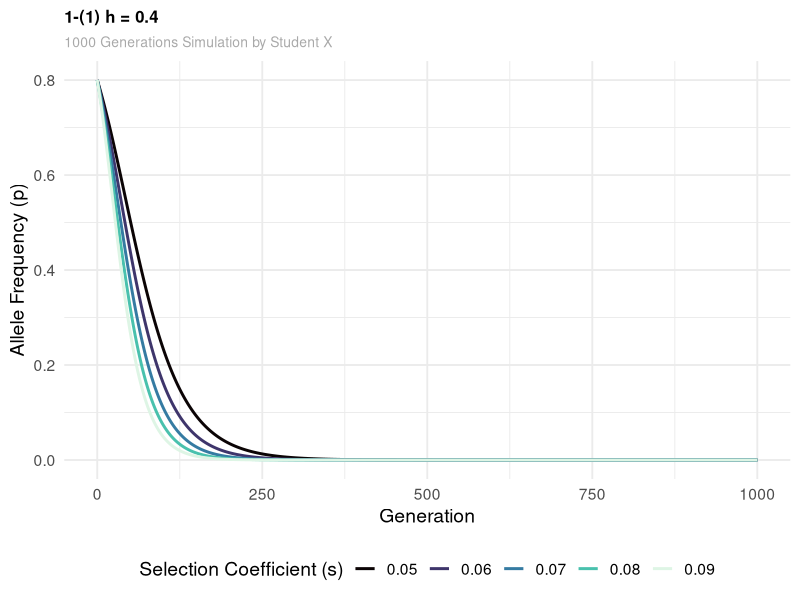
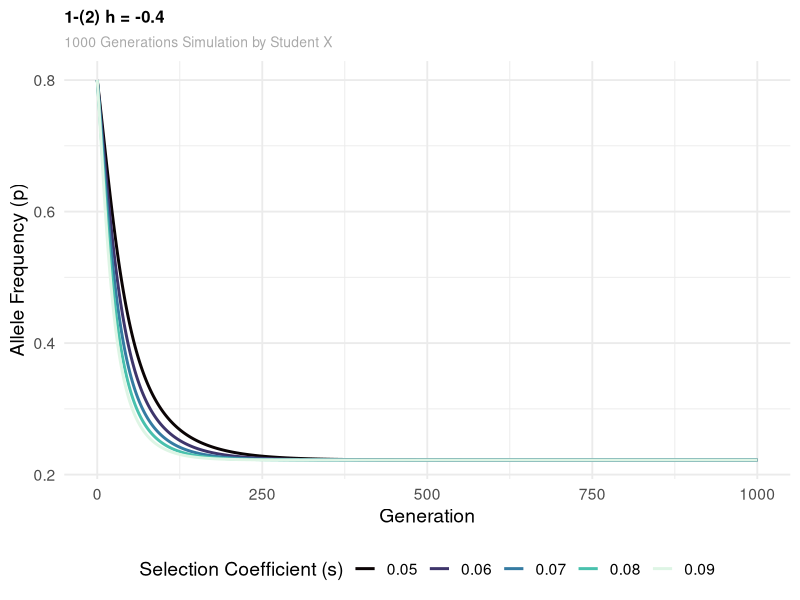
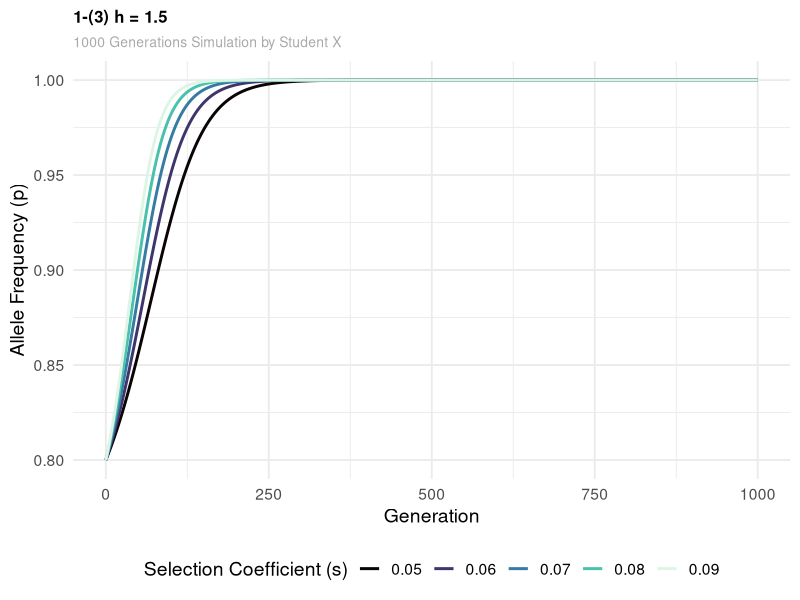
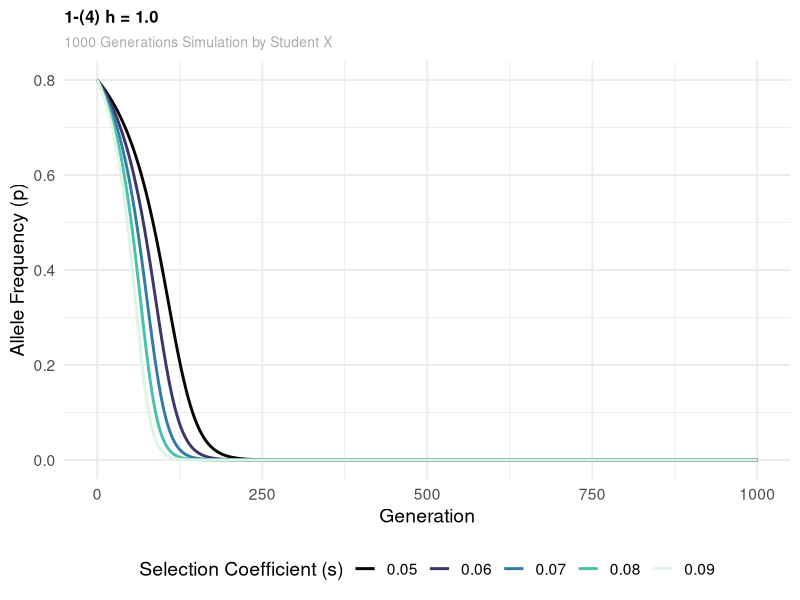
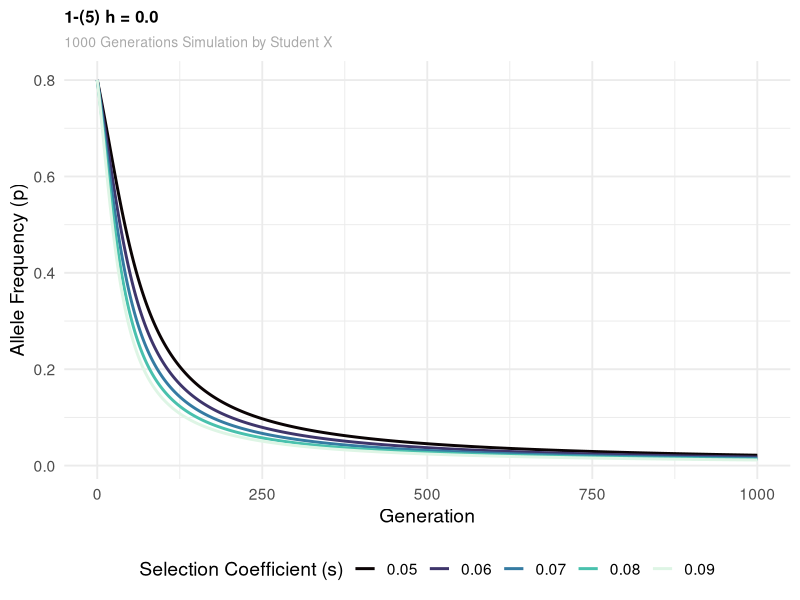

Reproduce these figures in R, in order.
library(ggplot2)

# ====== 1. Recursion Function ======
## Fitness formula: w11 = 1 - s, w12 = 1 - h*s, w22 = 1 (if Deleterious)
simulate_evolution <- function(p0, h, s, generations) {
  p <- numeric(generations + 1)
  p[1] <- p0
  
  for (t in 1:generations) {
    q <- 1 - p[t]
    
    if (Allele_type == 'Deleterious') {
      w11 <- 1 - s
      w12 <- 1 - h * s
      w22 <- 1
    } else {
      w11 <- 1 + s
      w12 <- 1 + h * s
      w22 <- 1
    }
    
    w_bar <- (p[t]^2 * w11) + (2 * p[t] * q * w12) + (q^2 * w22)
    p_next <- ((p[t]^2 * w11) + (p[t] * q * w12)) / w_bar
    
    # let p[t+1] in [0, 1]
    p[t + 1] <- max(0, min(1, p_next)) 
  }
  return(p)
}

# ===== 2. Initialization =====
Allele_type <- 'Deleterious' ## Allele_type: 'Deleterious' OR 'Advantageous'

if (Allele_type == 'Deleterious') {
  p0 <- 0.8
  h_values <- c(0.4, -0.4, 1.5, 1, 0)
} else {
  p0 <- 0.2
  h_values <- c(0.5, 1, 0, 0.4)
}

s_values <- c(0.05, 0.06, 0.07, 0.08, 0.09)
generations <- 1000
plot_data_list <- list() # Store data for different h-values

# ===== 3. Get Simulation Data =====
for (i in 1:length(h_values)) {
  h <- h_values[i]
  
  # Create new DataFrame
  df <- data.frame()
  for (s in s_values) {
    p_trajectory <- simulate_evolution(p0, h, s, generations)
    temp_df <- data.frame(
      Generation = 0:generations,
      Frequency = p_trajectory,
      s = factor(s) # turn into factors, as to plot
    )
    df <- rbind(df, temp_df)
  }
  
  title_text <- sprintf("1-(%d) h = %.1f", i, h) # Example: "1-(1) h = 0.4"
  
  plot_data_list[[i]] <- list(data = df, title = title_text)
}

# ===== 4. plot the data =====
for (i in 1:length(h_values)) {
  df <- plot_data_list[[i]]$data
  title_text <- plot_data_list[[i]]$title
  
  p <- ggplot(df, aes(x = Generation, y = Frequency, color = s)) +
    geom_line(linewidth = 1) +
    scale_color_viridis_d(option = "G", name = "Selection Coefficient (s)") +
    theme_minimal(base_size = 14) +
    labs(
      title = title_text,
      subtitle = "1000 Generations Simulation by Student X", 
      x = "Generation",
      y = "Allele Frequency (p)"
    ) +
    theme(
      plot.title = element_text(face = "bold", size = 12),
      plot.subtitle = element_text(color = "darkgray", size = 10),
      legend.position = "bottom"
    )
  
  ggsave(filename = sprintf('1-%d.png', i), dpi = 600, path = "./graph")
}
